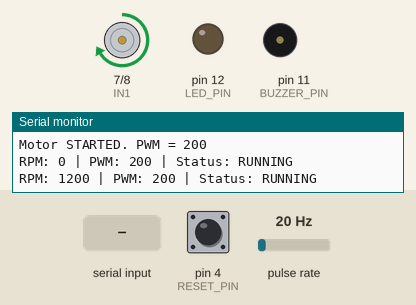
Recording of a sketch running on a simulated Arduino Uno, built with avr-gcc and run on an emulated ATmega328P. On the bench: motor-driver pin pairs drawn as motors (green arrow = first pin HIGH = forward, orange = second pin HIGH = backward, longer = more drive, scaled by the enable pin), output pins drawn as LEDs (lit = HIGH), buzzer (waves = sounding, pin HIGH), the last lines printed to the serial monitor. Wiring (inferred from the names in the program): pulse sensor: data pin 2. Dashed ring = blinking. The test bench sets the inputs (shaded band); at power-on: pulse rate 20 Hz, pin 4 (RESET_PIN) HIGH.

Above: at 1.3 s.
1.4 s: "5\n" received over Serial
At 1.8 s:
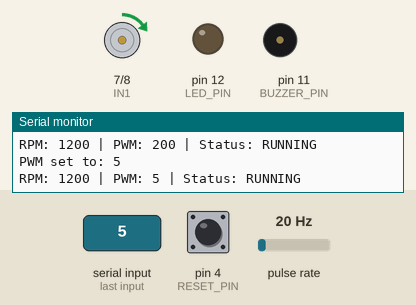
4.4 s: "90\n" received over Serial
At 4.79 s:
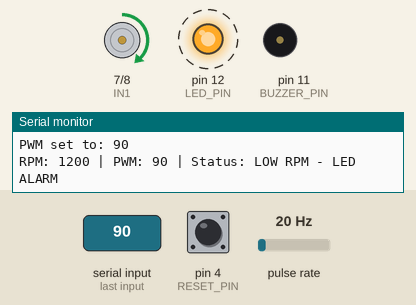
7.4 s: pulse rate (sensor on pin 2) set to 50 Hz
At 8.39 s:
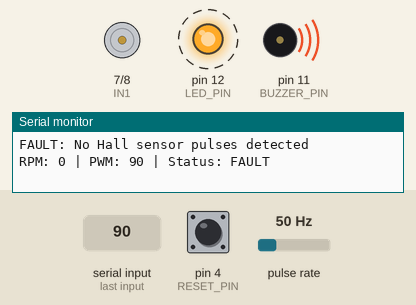
10.4 s: pin 4 (RESET_PIN) pulled LOW for 0.15 s
At 10.8 s:
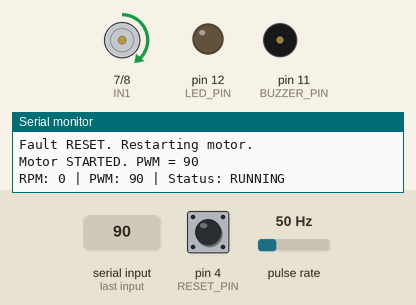
12.0 s: pulse rate (sensor on pin 2) set to 4 Hz
At 13.88 s:
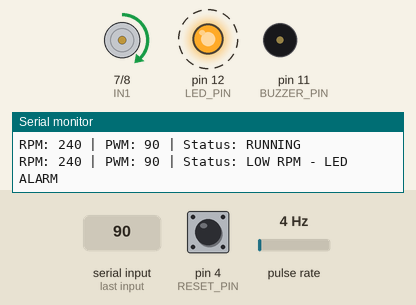
15.0 s: "200\n" received over Serial
At 15.13 s:
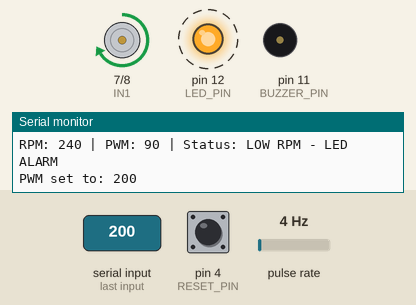
Timing chart, 0 to 19.0 s (numbered marks = the images above; inputs shaded):
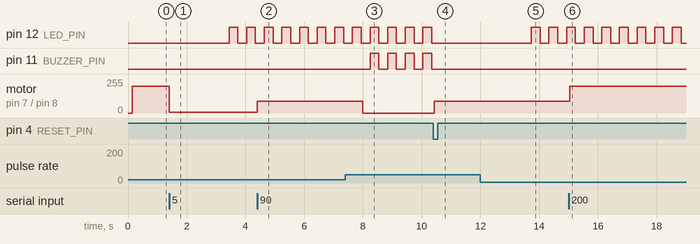

The sketch:

ARDUINO_UNO_R3_CODE.ino
```cpp
#include <SoftwareSerial.h>

// ===== PIN CONNECTIONS =====
const int ENA = 5;          // L298N ENA (remove ENA jumper for PWM)
const int IN1 = 7;          // L298N IN1
const int IN2 = 8;          // L298N IN2
const int HALL_PIN = 2;     // Hall sensor OUT
const int LED_PIN = 12;     // LED through 220-330 ohm resistor
const int BUZZER_PIN = 11;  // Buzzer
const int RESET_PIN = 4;    // Reset button to GND

// Arduino Uno to NodeMCU serial connection
// Uno D9  = RX, receives from NodeMCU TX
// Uno D10 = TX, sends to NodeMCU RX
SoftwareSerial espSerial(9, 10);

// ===== MOTOR SETTINGS =====
int motorSpeed = 200;       // PWM speed: 0-255
const int MIN_SPEED = 0;
const int MAX_SPEED = 255;

// Set this to the number of Hall pulses per motor revolution
const int PULSES_PER_REV = 1;

// Alarm threshold
const float LOW_RPM_THRESHOLD = 2100.0;

// ===== TIMING SETTINGS =====
const unsigned long RPM_INTERVAL = 500;
const unsigned long STARTUP_GRACE = 3000;
const unsigned long STALL_TIMEOUT = 1500;
const unsigned long ALARM_INTERVAL = 300;

// ===== SENSOR AND STATUS VARIABLES =====
volatile unsigned long hallPulses = 0;
volatile unsigned long lastPulseTime = 0;

unsigned long lastRpmUpdate = 0;
unsigned long lastAlarmToggle = 0;
unsigned long motorStartTime = 0;

float rpm = 0;

bool fault = false;
bool manualStop = false;
bool motorRunning = false;
bool alarmState = false;

String serialCommand = "";

// ===== HALL SENSOR INTERRUPT =====
void hallSensorISR() {
  hallPulses++;
  lastPulseTime = millis();
}

// ===== TURN OFF ALL ALARMS =====
void stopAlarm() {
  alarmState = false;
  digitalWrite(LED_PIN, LOW);
  digitalWrite(BUZZER_PIN, LOW);
  lastAlarmToggle = millis();
}

// ===== STOP MOTOR =====
void stopMotor() {
  analogWrite(ENA, 0);
  digitalWrite(IN1, LOW);
  digitalWrite(IN2, LOW);

  motorRunning = false;
  rpm = 0;
}

// ===== START MOTOR =====
void startMotor() {
  fault = false;
  manualStop = false;

  stopAlarm();

  noInterrupts();
  hallPulses = 0;
  lastPulseTime = 0;
  interrupts();

  rpm = 0;
  motorStartTime = millis();
  lastRpmUpdate = millis();
  motorRunning = true;

  digitalWrite(IN1, HIGH);
  digitalWrite(IN2, LOW);
  analogWrite(ENA, motorSpeed);

  Serial.print("Motor STARTED. PWM = ");
  Serial.println(motorSpeed);
}

// ===== CHANGE MOTOR SPEED =====
void changeMotorSpeed(int requestedSpeed) {
  if (requestedSpeed < MIN_SPEED ||
      requestedSpeed > MAX_SPEED) {
    Serial.println("Enter a PWM value from 0 to 255.");
    return;
  }

  if (fault) {
    Serial.println("Fault active. Type RESET before changing speed.");
    return;
  }

  motorSpeed = requestedSpeed;

  if (requestedSpeed == 0) {
    stopMotor();
    manualStop = true;
    stopAlarm();
    Serial.println("Motor stopped because PWM is 0.");
    return;
  }

  if (manualStop || !motorRunning) {
    startMotor();
  } else {
    analogWrite(ENA, motorSpeed);
  }

  Serial.print("PWM set to: ");
  Serial.println(motorSpeed);
}

// ===== REGISTER A MOTOR FAULT =====
void triggerFault(const char* reason) {
  if (!fault && !manualStop) {
    fault = true;
    stopMotor();

    Serial.print("FAULT: ");
    Serial.println(reason);
  }
}

// ===== LED AND BUZZER ALARM LOGIC =====
void updateAlarm() {
  unsigned long now = millis();

  // FAULT: LED and buzzer blink together
  if (fault && !manualStop) {
    if (now - lastAlarmToggle >= ALARM_INTERVAL) {
      lastAlarmToggle = now;
      alarmState = !alarmState;

      digitalWrite(LED_PIN, alarmState ? HIGH : LOW);
      digitalWrite(BUZZER_PIN, alarmState ? HIGH : LOW);
    }
  }

  // LOW RPM: only the LED blinks
  else if (motorRunning &&
           !manualStop &&
           now - motorStartTime >= STARTUP_GRACE &&
           rpm < LOW_RPM_THRESHOLD) {

    digitalWrite(BUZZER_PIN, LOW);

    if (now - lastAlarmToggle >= ALARM_INTERVAL) {
      lastAlarmToggle = now;
      alarmState = !alarmState;
      digitalWrite(LED_PIN, alarmState ? HIGH : LOW);
    }
  }

  // NORMAL OR STOPPED: both remain OFF
  else {
    alarmState = false;
    digitalWrite(LED_PIN, LOW);
    digitalWrite(BUZZER_PIN, LOW);
    lastAlarmToggle = now;
  }
}

// ===== RESET FAULT =====
void resetFault() {
  Serial.println("Fault RESET. Restarting motor.");
  startMotor();
}

// ===== PROCESS SERIAL COMMANDS =====
void processCommand(String command) {
  command.trim();
  command.toUpperCase();

  if (command == "STOP") {
    manualStop = true;
    fault = false;

    stopMotor();
    stopAlarm();

    noInterrupts();
    hallPulses = 0;
    lastPulseTime = 0;
    interrupts();

    Serial.println("Motor STOPPED. Alarm OFF.");
  }

  else if (command == "START") {
    if (motorRunning && !fault && !manualStop) {
      Serial.println("Motor is already running.");
    } else {
      startMotor();
    }
  }

  else if (command == "RESET") {
    resetFault();
  }

  else {
    bool isNumber = command.length() > 0;

    for (unsigned int i = 0; i < command.length(); i++) {
      if (!isDigit(command[i])) {
        isNumber = false;
        break;
      }
    }

    if (isNumber) {
      int requestedSpeed = command.toInt();
      changeMotorSpeed(requestedSpeed);
    }

    else if (command.length() > 0) {
      Serial.println("Commands: 0-255, START, STOP, RESET");
    }
  }
}

// ===== READ SERIAL MONITOR COMMANDS =====
void checkSerialCommands() {
  while (Serial.available() > 0) {
    char c = Serial.read();

    if (c == '\n' || c == '\r') {
      if (serialCommand.length() > 0) {
        processCommand(serialCommand);
        serialCommand = "";
      }
    }

    else if (serialCommand.length() < 30) {
      serialCommand += c;
    }

    else {
      serialCommand = "";
    }
  }
}

// ===== CALCULATE RPM =====
void updateRPM() {
  unsigned long now = millis();

  if (now - lastRpmUpdate >= RPM_INTERVAL) {
    unsigned long elapsed = now - lastRpmUpdate;
    lastRpmUpdate = now;

    noInterrupts();
    unsigned long pulses = hallPulses;
    hallPulses = 0;
    interrupts();

    if (motorRunning && !fault && !manualStop) {
      rpm = (pulses * 60000.0) /
            (elapsed * PULSES_PER_REV);
    } else {
      rpm = 0;
    }
  }
}

// ===== DETECT MOTOR STALL =====
void checkMotorFault() {
  if (!motorRunning || fault || manualStop) {
    return;
  }

  unsigned long now = millis();

  // Give the motor time to start
  if (now - motorStartTime < STARTUP_GRACE) {
    return;
  }

  unsigned long pulseTime;

  noInterrupts();
  pulseTime = lastPulseTime;
  interrupts();

  // No Hall pulses means the motor may be stalled
  if (pulseTime == 0 ||
      now - pulseTime >= STALL_TIMEOUT) {
    triggerFault("No Hall sensor pulses detected");
  }
}

// ===== SEND DATA TO NODEMCU DASHBOARD =====
void sendDashboardData() {
  const char* status;

  if (fault) {
    status = "FAULT";
  } else if (manualStop) {
    status = "STOPPED";
  } else if (motorRunning) {
    status = "RUNNING";
  } else {
    status = "STOPPED";
  }

  espSerial.print("{\"rpm\":");
  espSerial.print((int)rpm);
  espSerial.print(",\"status\":\"");
  espSerial.print(status);
  espSerial.println("\"}");
}

// ===== SETUP =====
void setup() {
  pinMode(ENA, OUTPUT);
  pinMode(IN1, OUTPUT);
  pinMode(IN2, OUTPUT);

  pinMode(HALL_PIN, INPUT_PULLUP);
  pinMode(LED_PIN, OUTPUT);
  pinMode(BUZZER_PIN, OUTPUT);
  pinMode(RESET_PIN, INPUT_PULLUP);

  Serial.begin(9600);
  espSerial.begin(9600);

  attachInterrupt(
    digitalPinToInterrupt(HALL_PIN),
    hallSensorISR,
    FALLING
  );

  lastRpmUpdate = millis();

  stopAlarm();
  stopMotor();

  Serial.println("===== JamGuard Motor Protection =====");
  Serial.println("Enter PWM 0-255 to set motor speed.");
  Serial.println("Commands: START, STOP, RESET");
  Serial.println("Low RPM threshold: 2100 RPM");
  Serial.println("Low RPM: LED blinks only.");
  Serial.println("Fault: LED and buzzer blink together.");

  startMotor();
}

// ===== MAIN LOOP =====
void loop() {
  checkSerialCommands();

  // Physical reset button: D4 connected to GND
  static bool previousButtonState = HIGH;
  static unsigned long lastButtonChange = 0;

  bool currentButtonState = digitalRead(RESET_PIN);

  if (currentButtonState != previousButtonState) {
    lastButtonChange = millis();
    previousButtonState = currentButtonState;
  }

  if (currentButtonState == LOW &&
      millis() - lastButtonChange >= 30 &&
      fault) {
    resetFault();
  }

  updateRPM();
  checkMotorFault();
  updateAlarm();

  // Send RPM and status to NodeMCU every 500 ms
  static unsigned long lastDashboardSend = 0;

  if (millis() - lastDashboardSend >= 500) {
    lastDashboardSend = millis();

    sendDashboardData();

    Serial.print("RPM: ");
    Serial.print((int)rpm);

    Serial.print(" | PWM: ");
    Serial.print(motorSpeed);

    Serial.print(" | Status: ");

    if (fault) {
      Serial.println("FAULT");
    }

    else if (manualStop) {
      Serial.println("STOPPED");
    }

    else if (motorRunning &&
             millis() - motorStartTime >= STARTUP_GRACE &&
             rpm < LOW_RPM_THRESHOLD) {
      Serial.println("LOW RPM - LED ALARM");
    }

    else if (motorRunning) {
      Serial.println("RUNNING");
    }

    else {
      Serial.println("STOPPED");
    }
  }
}
```

Measured:
- after the input at 1.4 s, motor on pin 7 (IN1) / pin 8 (IN2): forward 200/255 → forward 5/255 at once
- after the input at 4.4 s, motor on pin 7 (IN1) / pin 8 (IN2): forward 5/255 → forward 90/255 at once
- after the input at 7.4 s, pin 11 (BUZZER_PIN): alternates HIGH for 0.30 s and LOW for 0.30 s, starting after 0.84 s; motor on pin 7 (IN1) / pin 8 (IN2): forward 90/255 → stopped after 0.59 s
- after the input at 10.4 s, pin 12 (LED_PIN), pin 11 (BUZZER_PIN): stops changing and stays LOW; motor on pin 7 (IN1) / pin 8 (IN2): stopped → forward 90/255 at once
- after the input at 12.0 s, pin 12 (LED_PIN): alternates HIGH for 0.30 s and LOW for 0.30 s, starting after 1.7 s
- after the input at 15.0 s, motor on pin 7 (IN1) / pin 8 (IN2): forward 90/255 → forward 200/255 at once
- by itself, pin 12 (LED_PIN): alternates HIGH for 0.30 s and LOW for 0.30 s
